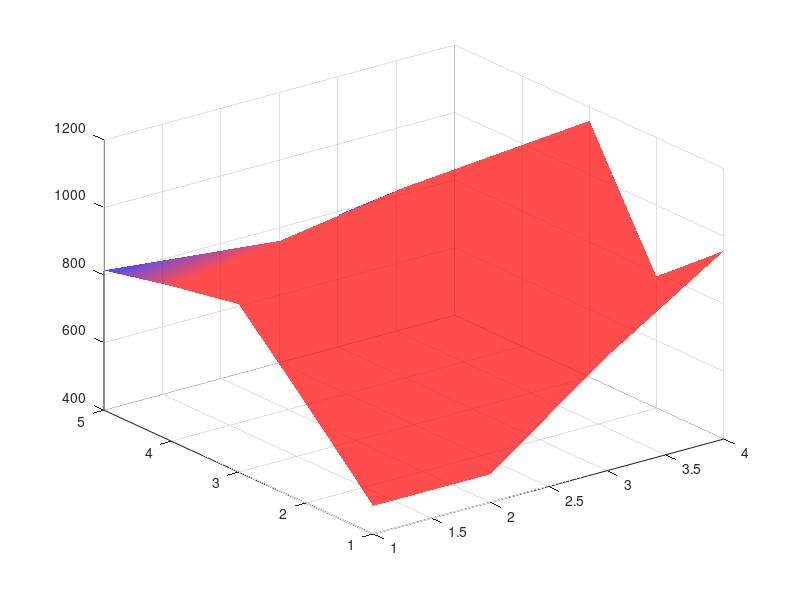

Here is the MATLAB script that generated this plot: (Note: this script raises an error after producing the figure.)
%1 - Blue
case4 = [483.3333333, 483, 738, 957.3333333; 694.5, 700, 752.3333333, 786.3333333; 897.3333333, 913.3333333, 1012.666667, 1158.666667; 859.3333333, 903.3333333, 964.6666667, 802.6666667; 452.333333333, 733, 736.3333333, 538];

%2 - Red
case2 = [177, 476.3333333, 591.6666667, 316.3333333; 403.00, 571.6666667, 492, 417; 495.6666667, 662.6666667, 798.3333333, 526; 578, 610.6666667, 956.6666667, 558.33; 814.00, 697, 790.3333333, 463.3333333];

%3 - Green
case3 = [328.6666667, 91.5, 161.5, 628.6666667; 466.5, 64.5, 171.6666667, 407.6666667; 493, 104.3333333, 159.3333333, 290.6666667; 375, 85.33333333, 212.6666667, 767; 48.33333333, 50.33333333, 73.33333333, 64.66666667];

%4 - Pink
case1 = [0.023333333, 0.023333333, 0.333333333, 7.266666667; 3.2, 2.6, 6.7, 22.75; 0.15, 0.113333333, 0.333333333, 7.40; 0.03, 0.04, 0.03, 0.016666667; 2.866666667, 0.03, 0.06, 0];


%Codi generat amb AI: 
%   https://www.perplexity.ai/
%   https://chatgpt.com/
%   Self-Hosted Falcon 3.3B amb Ollama i OpenWebUI
%   https://duckduckgo.com/
%   https://lumo.proton.me/

green=[0 1 0];
blue=[0 0 1];
pink=[0.75 0 1];
red=[1 0 0];

%S'han usat per fer la matriu de colors, i s'han usat per corregir les unes
%a les altres

Z = nan(size(case4));
C = nan(size(case3));
Z(case4 > case2) = case4(case4 > case2); 
Z(case4 <= case2) = case2(case4 <= case2);
C(case4 > case2) = 1;  % Red (index 1)
C(case4 <= case2) = 2;  % Blue (index 2)

[X,Y] = meshgrid(1:4,1:5);

% Create figure
fig = figure('Position', [100, 100, 800, 600]);
surf(X, Y, Z, C, 'FaceAlpha', 0.7, 'FaceColor', 'interp', 'EdgeColor', 'none');
colormap([red; blue]);
clim([0.5 2.5]);  % Adjust range for better interpolation
colorbar('Ticks', [1, 2], 'TickLabels', {'Case 1 > Case 2 (Blue)', 'Case 1 ≤ Case 2 (Red)'});

xlabel('X-axis');
ylabel('Y-axis');
zlabel('Illuminance (lx)');
title('Superimposed Surface Graphs');